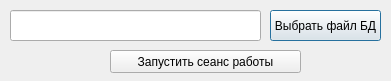
<?xml version="1.0" encoding="UTF-8"?>
<ui version="4.0">
 <class>DialogStartAppDbChange</class>
 <widget class="QDialog" name="DialogStartAppDbChange">
  <property name="windowModality">
   <enum>Qt::NonModal</enum>
  </property>
  <property name="geometry">
   <rect>
    <x>0</x>
    <y>0</y>
    <width>391</width>
    <height>81</height>
   </rect>
  </property>
  <property name="sizePolicy">
   <sizepolicy hsizetype="Fixed" vsizetype="Fixed">
    <horstretch>0</horstretch>
    <verstretch>0</verstretch>
   </sizepolicy>
  </property>
  <property name="windowTitle">
   <string>Выбор файла базы данных &quot;Малярная мастерская&quot;</string>
  </property>
  <widget class="QPushButton" name="pushButton_choiseFile">
   <property name="geometry">
    <rect>
     <x>270</x>
     <y>10</y>
     <width>111</width>
     <height>31</height>
    </rect>
   </property>
   <property name="text">
    <string>Выбрать файл БД</string>
   </property>
  </widget>
  <widget class="QLineEdit" name="lineEdit">
   <property name="geometry">
    <rect>
     <x>10</x>
     <y>10</y>
     <width>251</width>
     <height>31</height>
    </rect>
   </property>
  </widget>
  <widget class="QPushButton" name="pushButton_startApp">
   <property name="geometry">
    <rect>
     <x>110</x>
     <y>50</y>
     <width>191</width>
     <height>23</height>
    </rect>
   </property>
   <property name="text">
    <string>Запустить сеанс работы</string>
   </property>
  </widget>
 </widget>
 <resources/>
 <connections/>
</ui>
